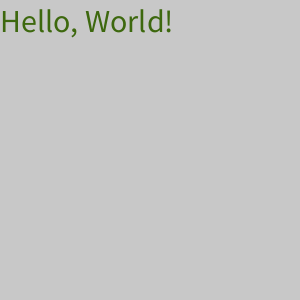
Frame 1 (no input)
Frame 60 (the mouse pressed at the canvas centre just before this capture): identical to frame 1, image omitted
Frame 120 (the mouse held since frame 60 and released just before this capture): identical to frame 1, image omitted

The Processing sketch that drew this single still picture (run headless with seeded random() and noise(); from frame 60 on, the mouse is pressed at the canvas centre):

// Processing sketch: HelloWorld
// ── HelloWorld.pde
/* Hello, World example
 * Author: Michael Mayo
 * 
 * This program demonstrates (i) how to print 'Hello, world' to the console when setup first runs,
 * and (ii) how to display 'Hello, world' on the sketchpad using the text() function
 */



/* Setup method
 * This method is called ONCE at the start of the program
 */

void setup(){
  // Set the sketchpad resolution to 300x300
  size(300,300);
  // Print message to the console
  println("Hello, World!");
}

/* Draw method
 * This method is called 60 TIMES PER SECOND as the program runs
 */

void draw() {
  // Erase the sketchpad
  background(200);
  // Set the size of the text that we want to display
  textSize(32);
  // Set the colour of the text that we want to display using red, green, blue values
  fill(61, 104, 14);
  // Draw the message
  // The coordinates specify the BOTTOM LEFT corner of the box surrounding the text
  text("Hello, World!", 0, 32);
}
